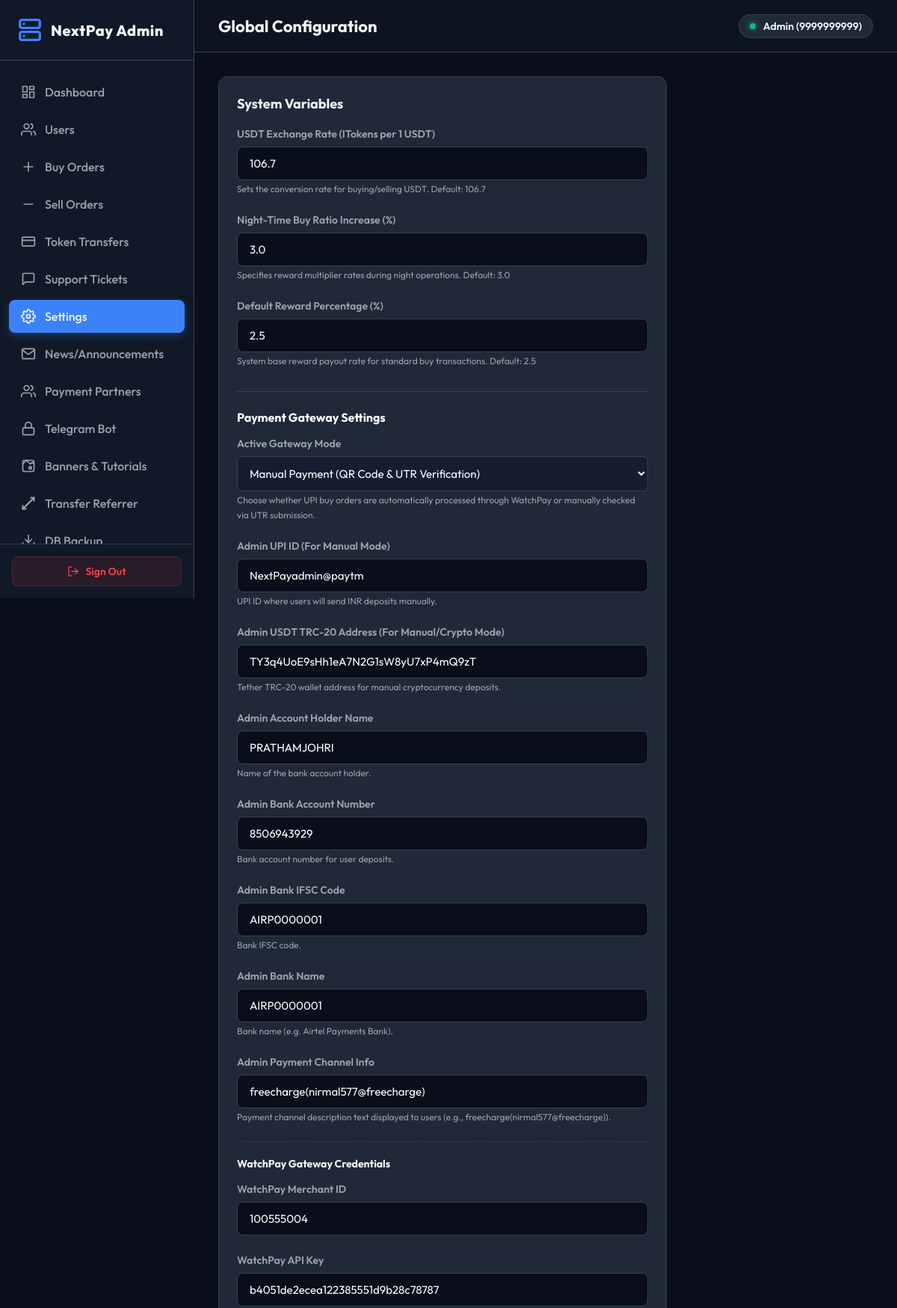
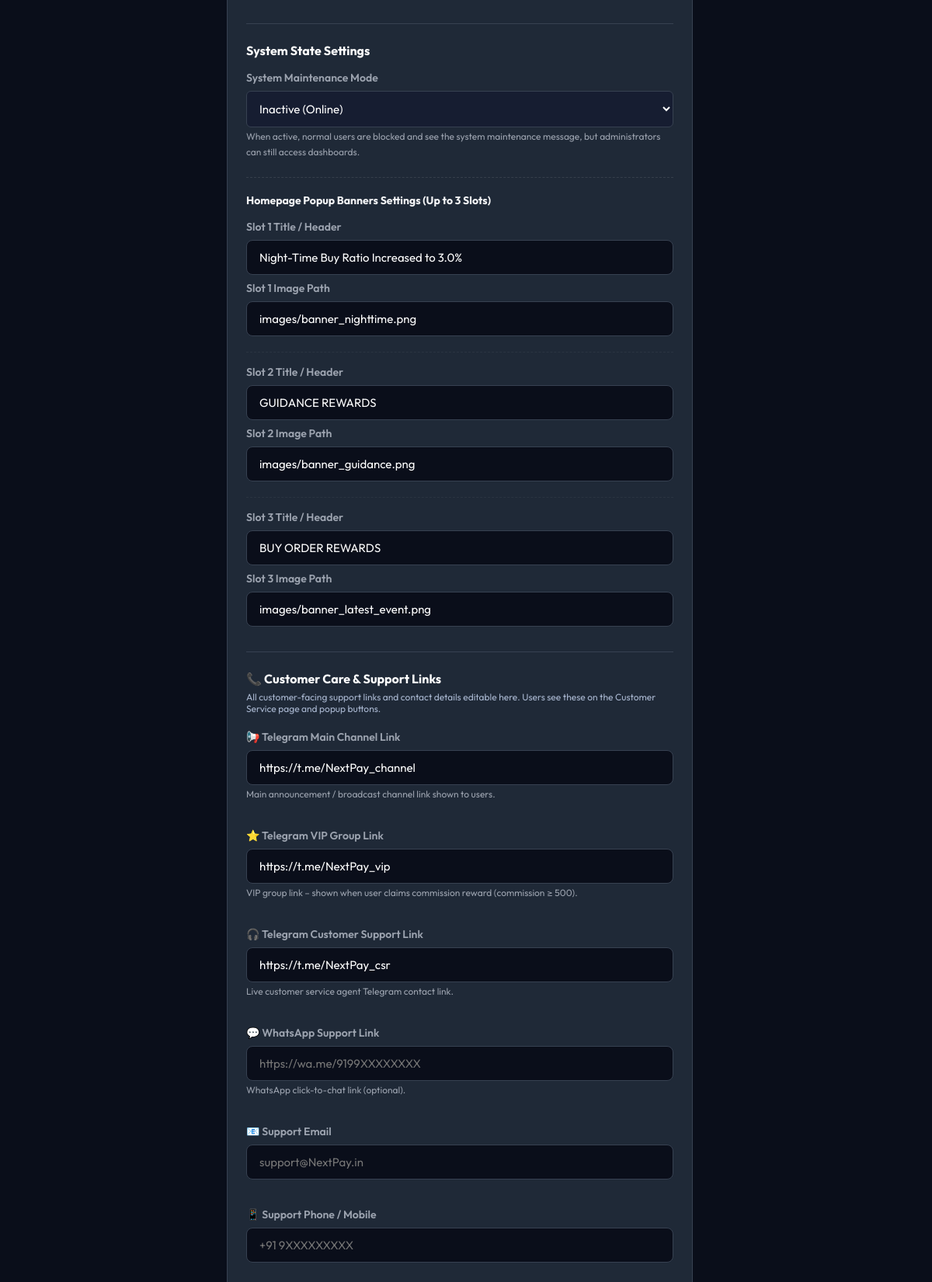
Screenshot of /upi_style/admin/settings.php (signed in, upper part) with the database file from the repository (2 pictures, top to bottom).
### tables this page shows
CREATE TABLE IF NOT EXISTS `settings` (
  `setting_key`   VARCHAR(100) PRIMARY KEY,
  `setting_value` TEXT NOT NULL DEFAULT ''
);

### upi_style/admin/settings.php (the view, shortened to what the rows shown need)
<?php
require_once '../db.php';
$exchange_rate = getSetting('exchange_rate_usdt') ?: '106.7';
$night_ratio = getSetting('buy_ratio_nighttime') ?: '3.0';
$default_reward = getSetting('default_reward_percentage') ?: '2.5';
$admin_upi = getSetting('admin_upi_id') ?: '';
$admin_usdt = getSetting('admin_usdt_address') ?: '';
$gateway_mode = getSetting('payment_gateway_mode') ?: 'Manual';
$watchpay_merchant = getSetting('watchpay_merchant_id') ?: '';
$watchpay_api = getSetting('watchpay_api_key') ?: '';
$site_maintenance = getSetting('site_maintenance') ?: '0';
$header1 = getSetting('site_popup_header_1') ?: 'Night-Time Buy Ratio Increased to 3.0%';
$image1 = getSetting('site_popup_image_1') ?: 'images/banner_nighttime.png';
$header2 = getSetting('site_popup_header_2') ?: 'GUIDANCE REWARDS';
$image2 = getSetting('site_popup_image_2') ?: 'images/banner_guidance.png';
$header3 = getSetting('site_popup_header_3') ?: 'BUY ORDER REWARDS';
$image3 = getSetting('site_popup_image_3') ?: 'images/banner_latest_event.png';
$admin_bank_name = getSetting('admin_bank_name') ?: 'AIRP0000001';
$admin_bank_account = getSetting('admin_bank_account') ?: '8506943929';
$admin_bank_ifsc = getSetting('admin_bank_ifsc') ?: 'AIRP0000001';
$admin_bank_holder = getSetting('admin_bank_holder') ?: 'PRATHAMJOHRI';
$admin_pay_channel = getSetting('admin_pay_channel') ?: 'freecharge(nirmal577@freecharge)';
$support_telegram_vip = getSetting('support_telegram_vip') ?: 'https://t.me/NextPay_vip';
?>
<!DOCTYPE html>
<html lang="en">
<head>
    <link rel="stylesheet" href="admin_style.css">
</head>
<body>
    <div class="main-wrapper">
        <header class="topbar">
            <h1 class="page-title">Global Configuration</h1>
        </header>
        <main class="content-body">
            <div class="panel" style="max-width: 600px;">
                <div class="panel-header">
                    <h2 class="panel-title">System Variables</h2>
                </div>
                <form method="POST" action="settings.php">
                    <div class="form-group">
                        <label class="form-label" for="rate">USDT Exchange Rate (ITokens per 1 USDT)</label>
                        <input type="number" step="0.1" name="exchange_rate_usdt" id="rate" class="form-control" value="<?= sanitize($exchange_rate) ?>" required>
                        <span class="form-text">Sets the conversion rate for buying/selling USDT. Default: 106.7</span>
                    </div>
                    <div class="form-group" style="margin-top: 24px;">
                        <label class="form-label" for="ratio">Night-Time Buy Ratio Increase (%)</label>
                        <input type="number" step="0.1" name="buy_ratio_nighttime" id="ratio" class="form-control" value="<?= sanitize($night_ratio) ?>" required>
                        <span class="form-text">Specifies reward multiplier rates during night operations. Default: 3.0</span>
                    </div>
                    <div class="form-group" style="margin-top: 24px;">
                        <label class="form-label" for="reward">Default Reward Percentage (%)</label>
                        <input type="number" step="0.1" name="default_reward_percentage" id="reward" class="form-control" value="<?= sanitize($default_reward) ?>" required>
                        <span class="form-text">System base reward payout rate for standard buy transactions. Default: 2.5</span>
                    </div>
                    <div style="margin-top: 32px; border-top: 1px solid var(--border-color); padding-top: 24px;">
                        <div class="form-group">
                            <label class="form-label" for="payment_gateway_mode">Active Gateway Mode</label>
                            <select name="payment_gateway_mode" id="payment_gateway_mode" class="form-control" style="background: #161d31; color: #ffffff; border: 1px solid var(--border-color); padding: 12px; border-radius: 6px; width: 100%; font-family: inherit;">
                                <option value="Manual" <?= $gateway_mode === 'Manual' ? 'selected' : '' ?>>Manual Payment (QR Code & UTR Verification)</option>
                            </select>
                            <span class="form-text">Choose whether UPI buy orders are automatically processed through WatchPay or manually checked via UTR submission.</span>
                        </div>
                        <div class="form-group" style="margin-top: 24px;">
                            <label class="form-label" for="admin_upi_id">Admin UPI ID (For Manual Mode)</label>
                            <input type="text" name="admin_upi_id" id="admin_upi_id" class="form-control" value="<?= sanitize($admin_upi) ?>" required>
                            <span class="form-text">UPI ID where users will send INR deposits manually.</span>
                        </div>
                        <div class="form-group" style="margin-top: 24px;">
                            <label class="form-label" for="admin_usdt_address">Admin USDT TRC-20 Address (For Manual/Crypto Mode)</label>
                            <input type="text" name="admin_usdt_address" id="admin_usdt_address" class="form-control" value="<?= sanitize($admin_usdt) ?>" required>
                            <span class="form-text">Tether TRC-20 wallet address for manual cryptocurrency deposits.</span>
                        </div>
                        <div class="form-group" style="margin-top: 24px;">
                            <label class="form-label" for="admin_bank_holder">Admin Account Holder Name</label>
                            <input type="text" name="admin_bank_holder" id="admin_bank_holder" class="form-control" value="<?= sanitize($admin_bank_holder) ?>" required>
                            <span class="form-text">Name of the bank account holder.</span>
                        </div>
                        <div class="form-group" style="margin-top: 24px;">
                            <label class="form-label" for="admin_bank_account">Admin Bank Account Number</label>
                            <input type="text" name="admin_bank_account" id="admin_bank_account" class="form-control" value="<?= sanitize($admin_bank_account) ?>" required>
                            <span class="form-text">Bank account number for user deposits.</span>
                        </div>
                        <div class="form-group" style="margin-top: 24px;">
                            <label class="form-label" for="admin_bank_ifsc">Admin Bank IFSC Code</label>
                            <input type="text" name="admin_bank_ifsc" id="admin_bank_ifsc" class="form-control" value="<?= sanitize($admin_bank_ifsc) ?>" required>
                            <span class="form-text">Bank IFSC code.</span>
                        </div>
                        <div class="form-group" style="margin-top: 24px;">
                            <label class="form-label" for="admin_bank_name">Admin Bank Name</label>
                            <input type="text" name="admin_bank_name" id="admin_bank_name" class="form-control" value="<?= sanitize($admin_bank_name) ?>" required>
                            <span class="form-text">Bank name (e.g. Airtel Payments Bank).</span>
                        </div>
                        <div class="form-group" style="margin-top: 24px;">
                            <label class="form-label" for="admin_pay_channel">Admin Payment Channel Info</label>
                            <input type="text" name="admin_pay_channel" id="admin_pay_channel" class="form-control" value="<?= sanitize($admin_pay_channel) ?>" required>
                            <span class="form-text">Payment channel description text displayed to users (e.g., freecharge(nirmal577@freecharge)).</span>
                        </div>
                        <div style="margin-top: 24px; border-top: 1px dashed rgba(255,255,255,0.1); padding-top: 20px;">
                            <div class="form-group">
                                <label class="form-label" for="watchpay_merchant_id">WatchPay Merchant ID</label>
                                <input type="text" name="watchpay_merchant_id" id="watchpay_merchant_id" class="form-control" value="<?= sanitize($watchpay_merchant) ?>">
                            </div>
                            <div class="form-group" style="margin-top: 24px;">
                                <label class="form-label" for="watchpay_api_key">WatchPay API Key</label>
                                <input type="text" name="watchpay_api_key" id="watchpay_api_key" class="form-control" value="<?= sanitize($watchpay_api) ?>">
                            </div>
                        </div>
                    </div>
                    <div style="margin-top: 32px; border-top: 1px solid var(--border-color); padding-top: 24px;">
                        <div class="form-group">
                            <label class="form-label" for="site_maintenance">System Maintenance Mode</label>
                            <select name="site_maintenance" id="site_maintenance" class="form-control" style="background: #161d31; color: #ffffff; border: 1px solid var(--border-color); padding: 12px; border-radius: 6px; width: 100%; font-family: inherit;">
                                <option value="0" <?= $site_maintenance === '0' ? 'selected' : '' ?>>Inactive (Online)</option>
                            </select>
                            <span class="form-text">When active, normal users are blocked and see the system maintenance message, but administrators can still access dashboards.</span>
                        </div>
                        <div style="margin-top: 24px; border-top: 1px dashed rgba(255,255,255,0.1); padding-top: 20px;">
                            <div class="form-group" style="margin-bottom: 20px;">
                                <label class="form-label" for="site_popup_header_1">Slot 1 Title / Header</label>
                                <input type="text" name="site_popup_header_1" id="site_popup_header_1" class="form-control" value="<?= sanitize($header1) ?>">
                                <label class="form-label" for="site_popup_image_1" style="margin-top: 8px;">Slot 1 Image Path</label>
                                <input type="text" name="site_popup_image_1" id="site_popup_image_1" class="form-control" value="<?= sanitize($image1) ?>">
                            </div>
                            <div class="form-group" style="margin-bottom: 20px; border-top: 1px dashed rgba(255,255,255,0.05); padding-top: 16px;">
                                <label class="form-label" for="site_popup_header_2">Slot 2 Title / Header</label>
                                <input type="text" name="site_popup_header_2" id="site_popup_header_2" class="form-control" value="<?= sanitize($header2) ?>">
                                <label class="form-label" for="site_popup_image_2" style="margin-top: 8px;">Slot 2 Image Path</label>
                                <input type="text" name="site_popup_image_2" id="site_popup_image_2" class="form-control" value="<?= sanitize($image2) ?>">
                            </div>
                            <div class="form-group" style="margin-bottom: 10px; border-top: 1px dashed rgba(255,255,255,0.05); padding-top: 16px;">
                                <label class="form-label" for="site_popup_header_3">Slot 3 Title / Header</label>
                                <input type="text" name="site_popup_header_3" id="site_popup_header_3" class="form-control" value="<?= sanitize($header3) ?>">
                                <label class="form-label" for="site_popup_image_3" style="margin-top: 8px;">Slot 3 Image Path</label>
                                <input type="text" name="site_popup_image_3" id="site_popup_image_3" class="form-control" value="<?= sanitize($image3) ?>">
                            </div>
                        </div>
                    </div>
                    <div style="margin-top: 32px; border-top: 1px solid var(--border-color); padding-top: 24px;">
                        <div style="display: grid; gap: 16px;">
                            <div class="form-group">
                                <label class="form-label" for="support_telegram_channel">📢 Telegram Main Channel Link</label>
                                <input type="url" name="support_telegram_channel" id="support_telegram_channel" class="form-control"
                                    value="<?= sanitize(getSetting('support_telegram_channel') ?: 'https://t.me/NextPay_channel') ?>"
                                    placeholder="https://t.me/yourchannel">
                                <span class="form-text">Main announcement / broadcast channel link shown to users.</span>
                            </div>
                            <div class="form-group">
                                <label class="form-label" for="support_telegram_vip">⭐ Telegram VIP Group Link</label>
                                <input type="url" name="support_telegram_vip" id="support_telegram_vip" class="form-control"
                                    value="<?= sanitize($support_telegram_vip) ?>"
                                    placeholder="https://t.me/yourvipgroup">
                                <span class="form-text">VIP group link – shown when user claims commission reward (commission ≥ 500).</span>
                            </div>
                            <div class="form-group">
                                <label class="form-label" for="support_telegram_csr">🎧 Telegram Customer Support Link</label>
                                <input type="url" name="support_telegram_csr" id="support_telegram_csr" class="form-control"
                                    value="<?= sanitize(getSetting('support_telegram_csr') ?: 'https://t.me/NextPay_csr') ?>"
                                    placeholder="https://t.me/yourcsr">
                                <span class="form-text">Live customer service agent Telegram contact link.</span>
                            </div>
                        </div>
                    </div>
                </form>
            </div>
        </main>
    </div>
</body>
</html>

### rows the page displays
settings: exchange_rate_usdt "106.7"
settings: buy_ratio_nighttime "3.0"
settings: default_reward_percentage "2.5"
settings: payment_gateway_mode "Manual Payment (QR Code & UTR Verification)"
settings: admin_upi_id "NextPayadmin@paytm"
settings: admin_usdt_address "TY3q4UoE9sHh1eA7N2G1sW8yU7xP4mQ9zT"
settings: admin_bank_holder "PRATHAMJOHRI"
settings: admin_bank_account "8506943929"
settings: admin_bank_ifsc "AIRP0000001"
settings: admin_bank_name "AIRP0000001"
settings: admin_pay_channel "freecharge(nirmal577@freecharge)"
settings: watchpay_merchant_id "100555004"
settings: watchpay_api_key "b4051de2ecea122385551d9b28c78787"
settings: site_maintenance "Inactive (Online)"
settings: site_popup_header_1 "Night-Time Buy Ratio Increased to 3.0%"
settings: site_popup_image_1 "images/banner_nighttime.png"
settings: site_popup_header_2 "GUIDANCE REWARDS"
settings: site_popup_image_2 "images/banner_guidance.png"
settings: site_popup_header_3 "BUY ORDER REWARDS"
settings: site_popup_image_3 "images/banner_latest_event.png"
settings: support_telegram_channel "https://t.me/NextPay_channel"
settings: support_telegram_vip "https://t.me/NextPay_vip"
settings: support_telegram_csr "https://t.me/NextPay_csr"

### other values shown
$_SESSION['phone'] "9999999999"
